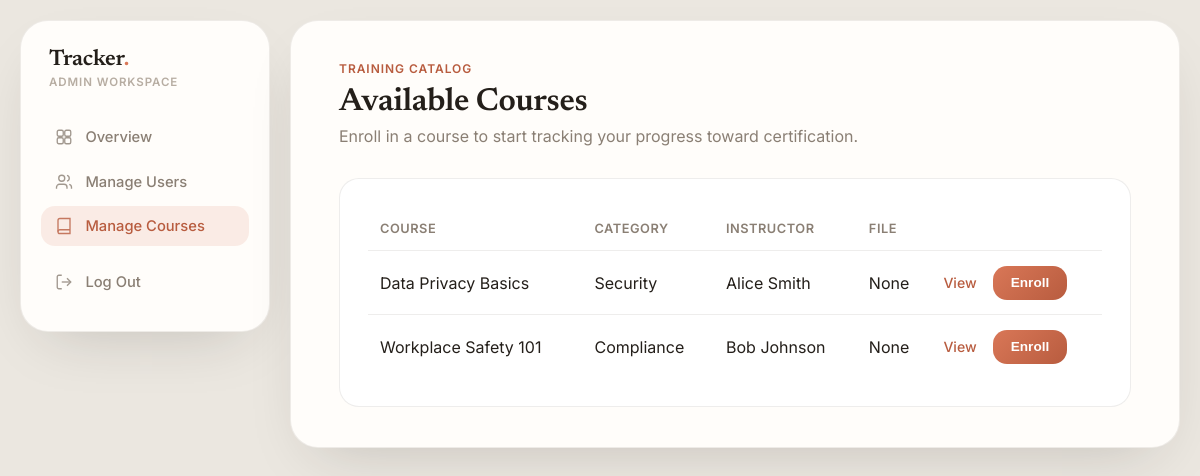
Page /employee/courses.php (signed in) on the earlier database version.
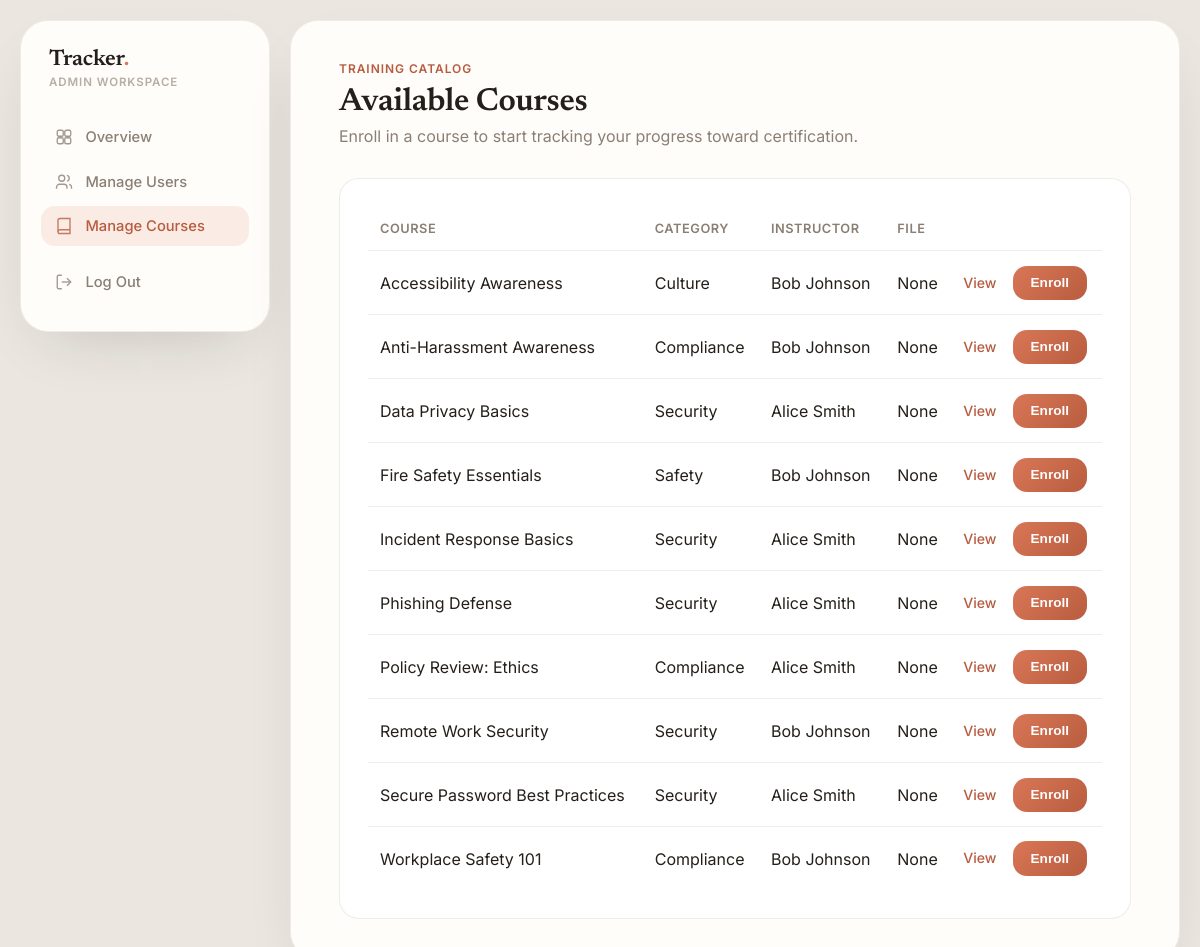
Same page on the later database version.
### tables this page shows
CREATE TABLE COURSE (
    CourseID INT AUTO_INCREMENT PRIMARY KEY,
    InstructorID INT,
    Title VARCHAR(150) NOT NULL,
    Category VARCHAR(100),
    CourseFile VARCHAR(255),
    FOREIGN KEY (InstructorID) REFERENCES INSTRUCTOR(InstructorID) ON DELETE SET NULL
);

CREATE TABLE INSTRUCTOR (
    InstructorID INT AUTO_INCREMENT PRIMARY KEY,
    Name VARCHAR(100) NOT NULL,
    Expertise VARCHAR(100) NOT NULL,
    Type ENUM('Internal', 'External') NOT NULL
);

### employee/courses.php (the view, shortened to what this page needs)
<?php
require '../config/db.php';
$userId = $_SESSION['user_id'];
require '../includes/header.php';
$stmt = $pdo->prepare('
    SELECT c.CourseID, c.Title, c.Category, c.CourseFile, i.Name AS InstructorName
    FROM COURSE c
    LEFT JOIN INSTRUCTOR i ON c.InstructorID = i.InstructorID
    WHERE c.CourseID NOT IN (
        SELECT CourseID FROM COURSE_ENROLLMENT WHERE EmployeeID = ?
    )
    ORDER BY c.Title
');
$stmt->execute([$userId]);
$courses = $stmt->fetchAll();
?>
<div class="eyebrow">Training Catalog</div>
<h1>Available Courses</h1>
<p class="page-subtitle">Enroll in a course to start tracking your progress toward certification.</p>
<div class="card">
    <table>
        <tr>
            <th>Course</th>
            <th>Category</th>
            <th>Instructor</th>
            <th>File</th>
            <th></th>
        </tr>
        <?php foreach ($courses as $course): ?>
        <tr>
            <td><?= htmlspecialchars($course['Title']) ?></td>
            <td><?= htmlspecialchars($course['Category'] ?? 'General') ?></td>
            <td><?= htmlspecialchars($course['InstructorName'] ?? 'Unassigned') ?></td>
            <td>
                <?php if (!empty($course['CourseFile'])): ?>
                    <a href="../<?= htmlspecialchars($course['CourseFile']) ?>" target="_blank">Download</a>
                <?php else: ?>
                    None
                <?php endif; ?>
            </td>
            <td class="text-actions">
                <a class="edit" href="course_detail.php?id=<?= $course['CourseID'] ?>">View</a>
                <form method="POST" style="display:inline; margin-left:0.75rem;">
                    <button type="submit" class="btn btn-sm">Enroll</button>
                </form>
            </td>
        </tr>
        <?php endforeach; ?>
    </table>
</div>
<?php require '../includes/footer.php'; ?>

Differences in the rows shown:
added course: Title "Accessibility Awareness", Category "Culture", InstructorID.Name "Bob Johnson", shows "None"
added course: Title "Anti-Harassment Awareness", Category "Compliance", InstructorID.Name "Bob Johnson", shows "None"
added course: Title "Fire Safety Essentials", Category "Safety", InstructorID.Name "Bob Johnson", shows "None"
added course: Title "Incident Response Basics", Category "Security", InstructorID.Name "Alice Smith", shows "None"
added course: Title "Phishing Defense", Category "Security", InstructorID.Name "Alice Smith", shows "None"
added course: Title "Policy Review: Ethics", Category "Compliance", InstructorID.Name "Alice Smith", shows "None"
added course: Title "Remote Work Security", Category "Security", InstructorID.Name "Bob Johnson", shows "None"
added course: Title "Secure Password Best Practices", Category "Security", InstructorID.Name "Alice Smith", shows "None"
